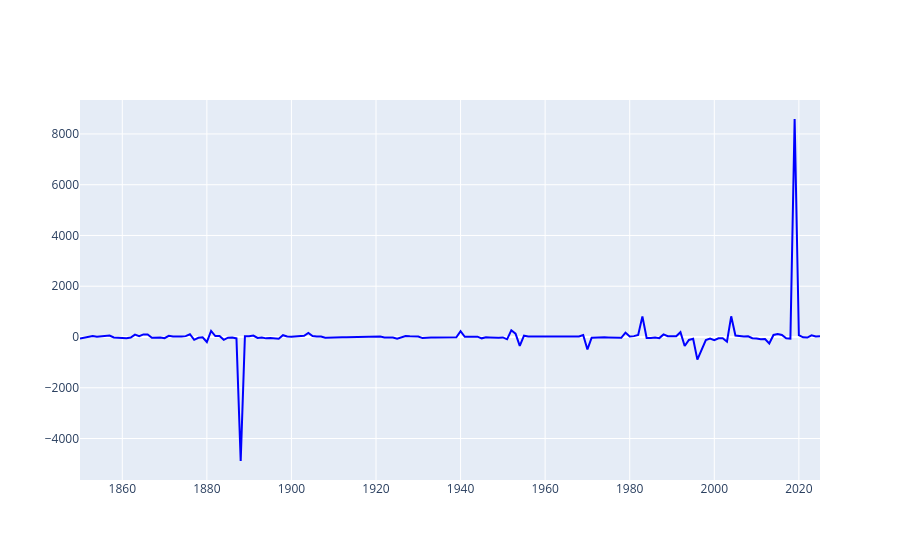
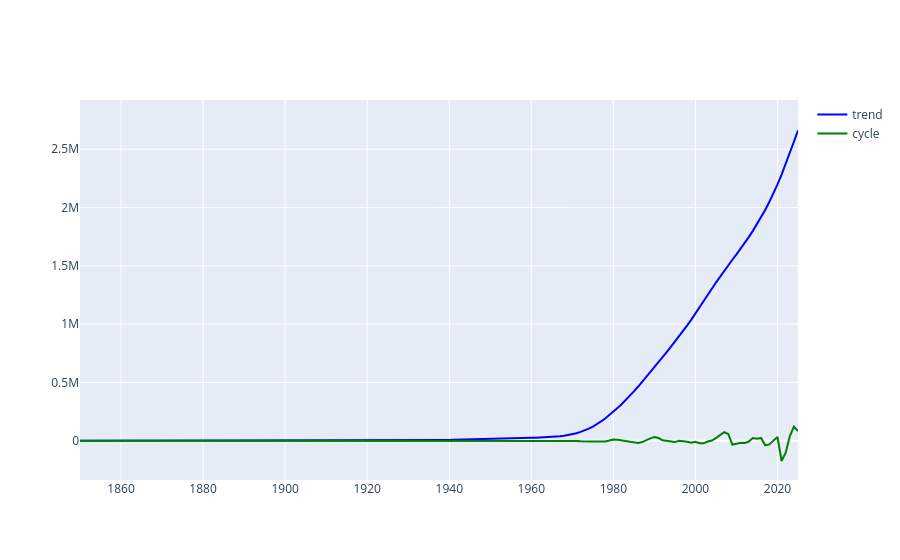

Notebook cell for these charts, in order:
### Markdown cell above
#### **Principe**
Le modele à changement de regime de Markov permet de différencier l'effet d'une variables sur une autre en fonction d'états cachés nommés régimes étant endogène et donc non déterministe. Il apport une solution à nos modèles linéaires à travers la possibilité de modéliser la probabilité de passage entre les différents régimes traversés par les données.

Ce modèle permet d'aller au dela des modèles de changement structurels et permet surtout de mettre en avantc la corrélation entre différentes variables dont l'effet évolue en fonction du temps. 

Différentes approches en terme de modalisaito peuvent être réalisés :

- Markov switching AR (hamilton) : on spécifie 




#### **Implémentation en Python** :

$\lambda$ 

$$
\min_{\{Y^*_t\}} \sum_{t=1}^{T} (Y_t - Y^*_t)^2 
+ \lambda \sum_{t=2}^{T-1} \big( (Y^*_{t+1} - Y^*_t) - (Y^*_t - Y^*_{t-1}) \big)^2
$$

$$
Y_t = Y^*_t + c_t
$$

### Code cell
# Plot des deux composantes 
# plot de l'output gap
# Plot des deux composantes 
# plot de l'output gap
fig_outputgap = go.Figure([
        go.Scatter(x = data['year'],
                   y = data["output_gap"],
                   line = dict(color = "blue"),
                   name = "trend"
        )
])

# plot des composantes du HP filter
fig_comp_hp = go.Figure([
        go.Scatter(x = data['year'],
                   y = data["gdp_trend"],
                   line = dict(color = "blue"),
                   name = "trend"
        ),

        go.Scatter(x = data['year'],
                   y = data["gdp_cycle"],
                   line = dict(color = 'green'),
                   name = "cycle"
        )
    ])
fig_outputgap.show()
fig_comp_hp.show()

### Figure 1 — Plotly figure (JSON) as saved in the notebook; plotly's stock layout.template omitted (floating-point values rounded to 4 significant figures; data arrays with more than 128 entries replaced by an {"elided": "..."} marker saying what was removed)
{"data": [{"line": {"color": "blue"}, "name": "trend", "type": "scatter", "x": {"elided": "177 float values"}, "y": {"elided": "177 float values"}}], "layout": {}}

### Figure 2 — Plotly figure (JSON) as saved in the notebook; plotly's stock layout.template omitted (floating-point values rounded to 4 significant figures; data arrays with more than 128 entries replaced by an {"elided": "..."} marker saying what was removed)
{"data": [{"line": {"color": "blue"}, "name": "trend", "type": "scatter", "x": {"elided": "177 float values"}, "y": {"elided": "177 float values"}}, {"line": {"color": "green"}, "name": "cycle", "type": "scatter", "x": {"elided": "177 float values"}, "y": {"elided": "177 float values"}}], "layout": {}}
